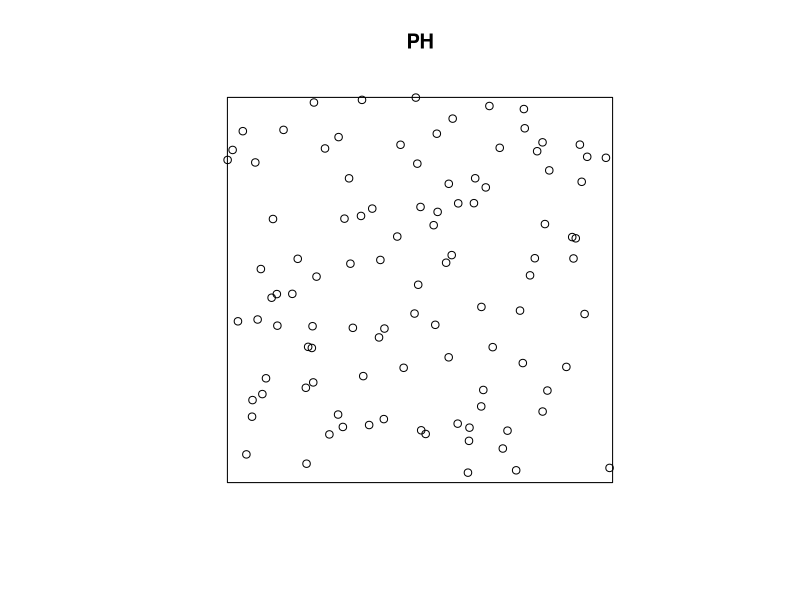
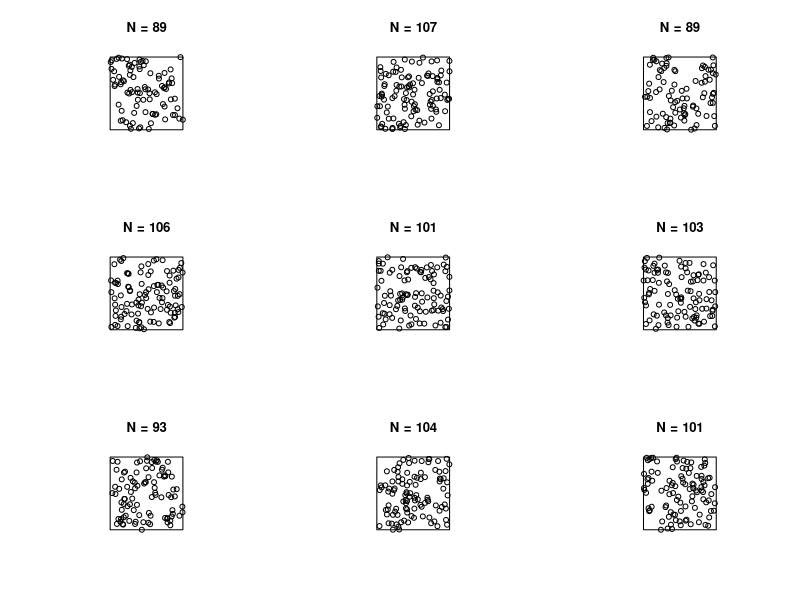

Recreate these plots in R, in order. (Note: this script raises an error after producing the figures.)
## ---- chunk 1
library(knitr)
knitr::opts_chunk$set(
  echo = TRUE, eval = FALSE)
## ---- chunk 2
library(spatstat)
## ---- chunk 3
## Gera o padrão de um processo PH, com intensidade = 100
PH <- rpoispp(lambda = 100, win = unit.square())
## Plota o padrão de pontos
plot(PH)
## ---- chunk 4
## Nove simulações do modelo
HP1 <- rpoispp(lambda = 100, win = unit.square(), nsim = 9)
## Plota os nove graficos
par(mfrow = c(3,3))
sapply(HP1, function(x)(plot(x, main = paste0("N = ", x$n))))
par(mfrow = c(1,1))
## ---- chunk 5
## Aqui definimos uma funcao que descreve como a intensidade muda na area
## No caso, a itensidade muda de 180 para 20 a partir do valor da coordenada X = 0.5
padrao1 <- function(x,y) ifelse(test = x > 0.5, yes = 20, no = 180)
## Gera o padrão de pontos
IP <- rpoispp(lambda = padrao1, win = unit.square())
## Plota o grafico
plot(IP1)
## Uma linha para marcar as duas regiões
abline(v = 0.5, lty =2 , col = "blue")
## ---- chunk 6
image(bei.extra$elev, main = "Elevação do terreno em BCI")
## ---- chunk 7
## Valores de intensidade em funcao da elevacao
padrao2 <- exp(20 - bei.extra$elev/10)*5e-6
## Gera padrão de pontos com a intensidade definida acima
bci.pp <- rpoispp(lambda = padrao2)
## Plota o mapa do terreno e os pontos
image(bei.extra$elev, main = "Elevação do terreno em BCI")
points(bci.pp)
## ---- chunk 8
TH <- rThomas(kappa = 10, scale = 0.01, mu = 10, win = unit.square())
plot(TH)
## ---- chunk 9
## Nova simulacao com kappa = 20
TH2 <- rThomas(kappa = 20, scale = 0.01, mu = 10, win = unit.square())
## Plota o grafico anterior junto com o grafico do novo padrao
par(mfrow=c(1,2)) ## abre janela para dois graficos juntos
plot(TH, main = "Kappa = 10")
plot(TH2, main = "Kappa = 20")
par(mfrow = c(1,1))
## ---- chunk 10
## Nova simulacao com scale = 0.04
TH3 <- rThomas(kappa = 10, scale = 0.03, mu = 10, win = unit.square())
## Plota o grafico anterior junto com o grafico do novo padrao
par(mfrow=c(1,2)) ## abre janela para dois graficos juntos
plot(TH, main = "scale = 0.01")
plot(TH3, main = "scale = 0.03")
par(mfrow = c(1,1))
## ---- chunk 11
padrao3 <- function(x,y) ifelse(x > 0.5, 2, 18)
IT <- rThomas(kappa = padrao3, scale = 0.01, mu = 10, win = unit.square())
plot(IT)
abline(v = 0.5, lty =2 , col = "blue")
## ---- chunk 12
LTH1 <- Lest(TH1)
LIP1 <- Lest(IP1)
plot(LTH1, iso-r ~ r)
plot(LIP1, iso-r ~ r, add=TRUE)

## Poisson homogeneo
HP2 <- rpoispp(lambda = 100, win = unit.square(), nsim = 100)
LHP2 <- lapply(HP2, Lest)
plot(LHP2[[1]], iso~r)
abline(0,1, col="blue")
plot(LTH1, iso-r ~ r,  main="")
lapply(LHP2, plot, add = TRUE, iso-r~r, col="gray")
plot(LIP1, iso-r ~ r, add = TRUE)
## Envelopes
HP1.e <- envelope(HP1[[1]], Lest,nsim=39)

## To set common limits
a <- plot(HP1.e, . -r ~ r, limitsonly=TRUE)
b <- plot(LTH1, iso-r ~ r, limitsonly=TRUE)
xlim <- range(a$xlim, b$xlim)
ylim <- range(a$ylim, b$ylim)
##
plot(HP1.e, . -r ~ r, legend = FALSE, main = "", xlim = xlim, ylim = ylim)
plot(LTH1, iso-r ~ r, add = TRUE)
## Xarada:
TH2 <- rThomas(kappa = 10, scale = 0.1, mu = 20, win = unit.square())
plot(TH2)
plot(envelope(TH2, Lest, nsim =100), .-r ~r, legend=FALSE) 
